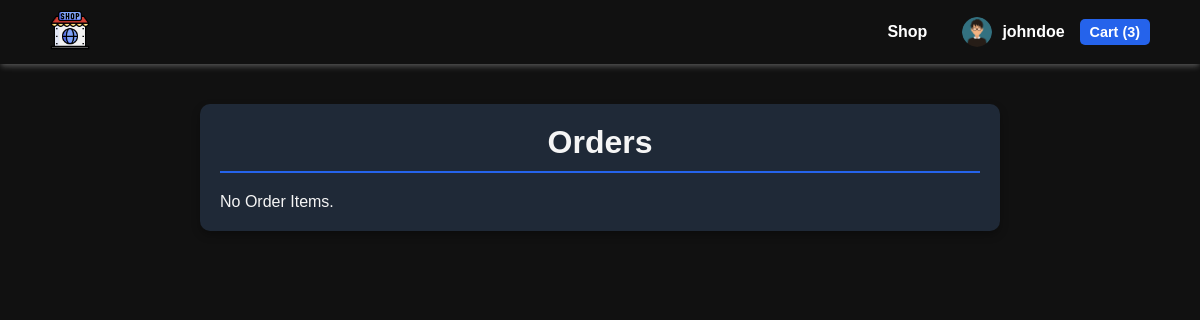
The app's page /orders/ (signed in), older data.
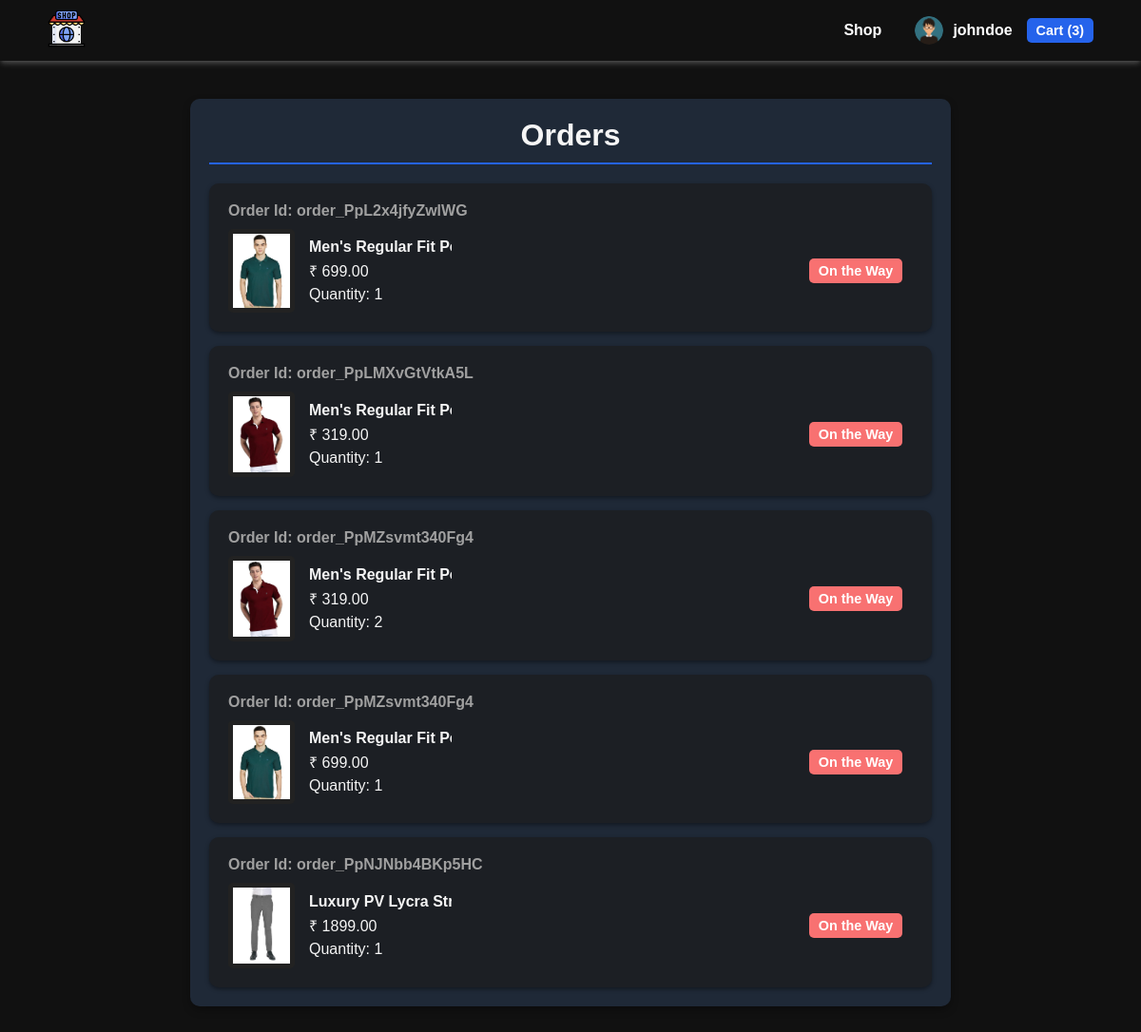
The same page, newer data.
### customer/models.py (models this page shows, shortened)
class CustomUser(AbstractUser):
    email = models.EmailField(unique=True)
    phone_number = models.CharField(max_length=15, blank=True)
    date_of_birth = models.DateField(blank=True, null=True)
    full_name = models.CharField(max_length=150, null=True, blank=True)
    is_maintainer = models.BooleanField(default=False)
    objects = CustomUserManager()
    USERNAME_FIELD = 'email'
    REQUIRED_FIELDS =['username']
    groups = models.ManyToManyField(
        Group,
        verbose_name=_('groups'),
        blank=True,
        related_name= 'custom_user_group'
    )
    user_permissions = models.ManyToManyField(
        Permission,
        verbose_name=_('user permissions'),
        blank=True,
        related_name= 'custom_user_permission',
    )

class OrderItem(models.Model):
    order = models.ForeignKey('Order', on_delete=models.CASCADE)
    product = models.ForeignKey(Product, on_delete=models.CASCADE)
    quantity = models.IntegerField()
    is_shipped = models.BooleanField(default=False)
    is_delivered = models.BooleanField(default=False)
    is_cancelled = models.BooleanField(default=False)
    shipping_date = models.DateTimeField(null=True, blank=True)
    delivered_date = models.DateTimeField(null=True, blank=True)

class Order(models.Model):
    user = models.ForeignKey(get_user_model(), on_delete=models.CASCADE)
    order_number = models.CharField(max_length=255, null=True, blank=True)
    order_id = models.CharField(max_length=100, null=True, blank=True)
    payment_id = models.CharField(max_length=100, null=True, blank=True)
    payment_signature = models.CharField(max_length=100, null=True, blank=True)
    order_total_price = models.IntegerField(null=True, blank=True)
    order_total_quantity = models.IntegerField(null=True, blank=True)
    payment_mode = models.CharField(max_length=200, null=True, blank=True)
    is_shipped = models.BooleanField(default=False)
    is_delivered = models.BooleanField(default=False)
    order_date = models.DateTimeField(auto_now_add=True)
    delivery_address = models.ForeignKey('DeliveryAddress', on_delete=models.CASCADE, related_name='orders', null=True, blank=True)

### products/models.py (models this page shows, shortened)
class Product(models.Model):
    product_name = models.CharField(max_length=256)
    description = models.TextField()
    price = models.DecimalField(max_digits=10, decimal_places=2)
    category = models.ForeignKey('Category', on_delete=models.PROTECT)
    brand = models.CharField(max_length=100)
    stock_quantity = models.IntegerField(default=0)
    sku = models.CharField(max_length=50, unique=True)
    availability = models.BooleanField(default=True)
    shipping_weight = models.DecimalField(max_digits=10, decimal_places=2, blank=True, null=True)
    shipping_dimensions = models.CharField(max_length=100)
    discounts = models.DecimalField(max_digits=5, decimal_places=2, null=True, blank=True)
    product_image = models.ImageField(upload_to='product_images', blank=True)
    is_deleted = models.BooleanField(default=False)

### customer/views.py (the view)
# urls.py: path('orders/', OrderListView.as_view(), name='orders'),
@method_decorator(login_required, name='dispatch')
class OrderListView(View):
    def get(self, request):
        order_items = OrderItem.objects.filter(order__user=request.user)
        cart = Cart.objects.get(user=self.request.user)
        item_count = cart.cartitem_set.count()
        context = {
            'order_items': order_items,
            'item_count': item_count
        }
        return render(request, 'customer/orderpage.html', context)

### customer/templates/customer/orderpage.html (shortened to what this page needs)
{% extends 'customer/base.html' %}
{% load static %}
{% block css %}
<link rel="stylesheet" href="{% static 'customer/css/orderpage.css' %}">
{% endblock %}
{% block content %}
<div class="main">
    <h1>Orders</h1>
    <div class="order_list">
        {% if order_items %}
            <div class="product_list">
                {% for order_item in order_items %}
                    <div class="product">
                        <div class="order_id">
                            <p>Order Id: {{ order_item.order.order_id }}</p>
                        </div>
                        <div class="item_details">
                            <div class="image">
                                <img src="{{ order_item.product.product_image.url }}" alt="">
                            </div>
                            <div class="product_details">
                                <div class="product_name">
                                    <p>{{ order_item.product.product_name }}</p>
                                </div>
                                <div class="product_price">
                                    <p>₹ {{ order_item.product.price }}</p>
                                </div>
                                <div class="product_quantity">
                                    <p>Quantity: {{ order_item.quantity }}</p>
                                </div>
                            </div>
                            <div class="delivery_status">
                                {% if order_item.order.is_delivered %}
                                    <p class="delivered">Delivered</p>
                                {% else %}
                                    <p class="on-the-way">On the Way</p>
                                {% endif %}
                            </div>
                        </div>
                    </div>
                {% endfor %}
            </div>
        {% else %}
            <p>No Order Items.</p>
        {% endif %}
    </div>
</div>
{% endblock %}

### customer/templates/customer/base.html (shortened to what this page needs)
{% load static %}
<!DOCTYPE html>
<html lang="en">
<head>
<link rel="stylesheet" href="{% static 'customer/css/base.css' %}">
{% block css %}
{% endblock %}
</head>
<body>
    <nav>
        <div class="nav_item">
            <div class="logo">
                <a href="{% url 'home' %}">
                    <img src="{% static 'customer/images/online-shop.png' %}" alt="">
                </a>
            </div>
            <div class="nav_links">
                <a href="{% url 'shop' %}" class="shop_link">Shop</a>
                {% if user.is_authenticated %}
                <div class="user_account" onclick="toggleDropdown()">
                    <img src="{% static 'customer/images/user.png' %}" alt="" class="user_image">
                    <span class="username">{{ user.username }}</span>
                </div>
                {% else %}
                <a href="{% url 'login' %}" class="auth_link">Login</a> /
                <a href="{% url 'signup' %}" class="auth_link">Sign Up</a>
                {% endif %}
                <a href="{% url 'cart' %}">
                    <button class="cart_btn" id="cart_btn">
                        Cart ({{ item_count }})
                    </button>
                </a>
            </div>
        </div>
    </nav>
{% block content %}
{% endblock %}
</body>
</html>

### customer/static/customer/css/base.css (style rules this page uses)
nav { background-color: #111111; width: 100%; padding-top: 10px; padding-bottom: 10px; height: auto; display: flex; flex-flow: row; align-items: center; box-shadow: 0 4px 6px -1px rgba(255, 255, 255, 0.2), 0 2px 4px -1px rgba(255, 255, 255, 0.1); }
.nav_item { width: 100%; margin-left: 50px; margin-right: 50px; display: flex; flex-flow: row; justify-content: space-between; align-items: center; }
.logo img { width: 40px; height: 40px; }
.nav_links { display: flex; gap: 15px; align-items: center; }
.shop_link { color: white; font-size: 1rem; font-weight: bold; margin-right: 20px; text-decoration: none; }
.user_account { display: flex; align-items: center; position: relative; cursor: pointer; }
.user_image { width: 30px; height: 30px; border-radius: 50%; margin-right: 10px; }
.username { font-size: 1rem; color: white; font-weight: bold; white-space: nowrap; overflow: hidden; text-overflow: ellipsis; max-width: 150px; }
.cart_btn { padding: 5px 10px; font-size: 0.9rem; font-weight: bold; border: none; border-radius: 5px; background-color: #2563eb; color: white; cursor: pointer; transition: background-color 0.3s ease-in-out; }
body { background-color: #111111; color: white; }

### customer/static/customer/css/orderpage.css (style rules this page uses)
* { margin: 0; padding: 0; box-sizing: border-box; }
body { display: flex; justify-content: center; align-items: center; flex-direction: column; font-family: Arial, sans-serif; background-color: #111111; color: #f5f5f5; }
.main { max-width: 800px; width: 90%; margin: 40px auto; padding: 20px; background-color: #1f2937; border-radius: 10px; box-shadow: 0 4px 8px rgba(0, 0, 0, 0.3); }
.main h1 { text-align: center; font-size: 2rem; font-weight: bold; color: #f5f5f5; margin-bottom: 20px; border-bottom: 2px solid #2563eb; padding-bottom: 10px; }
.order_list { width: 100%; display: flex; flex-direction: column; gap: 20px; margin-top: 20px; }
.product_list { width: 100%; display: flex; flex-direction: column; gap: 15px; }
.product { display: flex; flex-direction: column; background-color: #1c1f24; border-radius: 10px; padding: 20px; box-shadow: 0 2px 4px rgba(0, 0, 0, 0.4); transition: background-color 0.3s ease; }
.order_id { font-weight: bold; color: #a0a0a0; margin-bottom: 10px; }
.item_details { display: flex; justify-content: space-between; align-items: center; gap: 15px; flex-wrap: wrap; }
.image { display: flex; justify-content: center; align-items: center; max-width: 100px; }
.image img { max-width: 70px; max-height: 100px; object-fit: contain; border-radius: 5px; background-color: #222222; padding: 5px; }
.product_details { display: flex; flex-direction: column; justify-content: center; gap: 5px; flex: 1; }
.item_details { display: flex; justify-content: space-between; align-items: center; gap: 15px; flex-wrap: nowrap; }
.product_name p { display: -webkit-box; -webkit-line-clamp: 1; -webkit-box-orient: vertical; overflow: hidden; text-overflow: ellipsis; white-space: nowrap; max-width: 150px; font-weight: bold; color: #f5f5f5; }
.delivery_status { text-align: center; min-width: 120px; min-height: 30px; display: flex; align-items: center; justify-content: center; }
.delivery_status p { margin: 0; padding: 5px 10px; font-size: 0.9rem; border-radius: 5px; font-weight: bold; }
.delivery_status .on-the-way { background-color: #f87171; color: #ffffff; }

Row changes from the older to the newer data that the page shows:
added OrderItem: order.order_id "order_PpL2x4jfyZwlWG", product.product_image (picture), product.product_name "Men's Regular Fit…", product.price "699.00", quantity "1", shows "On the Way"
added OrderItem: order.order_id "order_PpLMXvGtVtkA5L", product.product_image (picture), product.product_name "Men's Regular Fit…", product.price "319.00", quantity "1", shows "On the Way"
added OrderItem: order.order_id "order_PpMZsvmt340Fg4", product.product_image (picture), product.product_name "Men's Regular Fit…", product.price "319.00", quantity "2", shows "On the Way"
added OrderItem: order.order_id "order_PpMZsvmt340Fg4", product.product_image (picture), product.product_name "Men's Regular Fit…", product.price "699.00", quantity "1", shows "On the Way"
added OrderItem: order.order_id "order_PpNJNbb4BKp5HC", product.product_image (picture), product.product_name "Luxury PV Lycra…", product.price "1899.00", quantity "1", shows "On the Way"
Text that changed along with them:
text no longer shown: "No Order Items."
